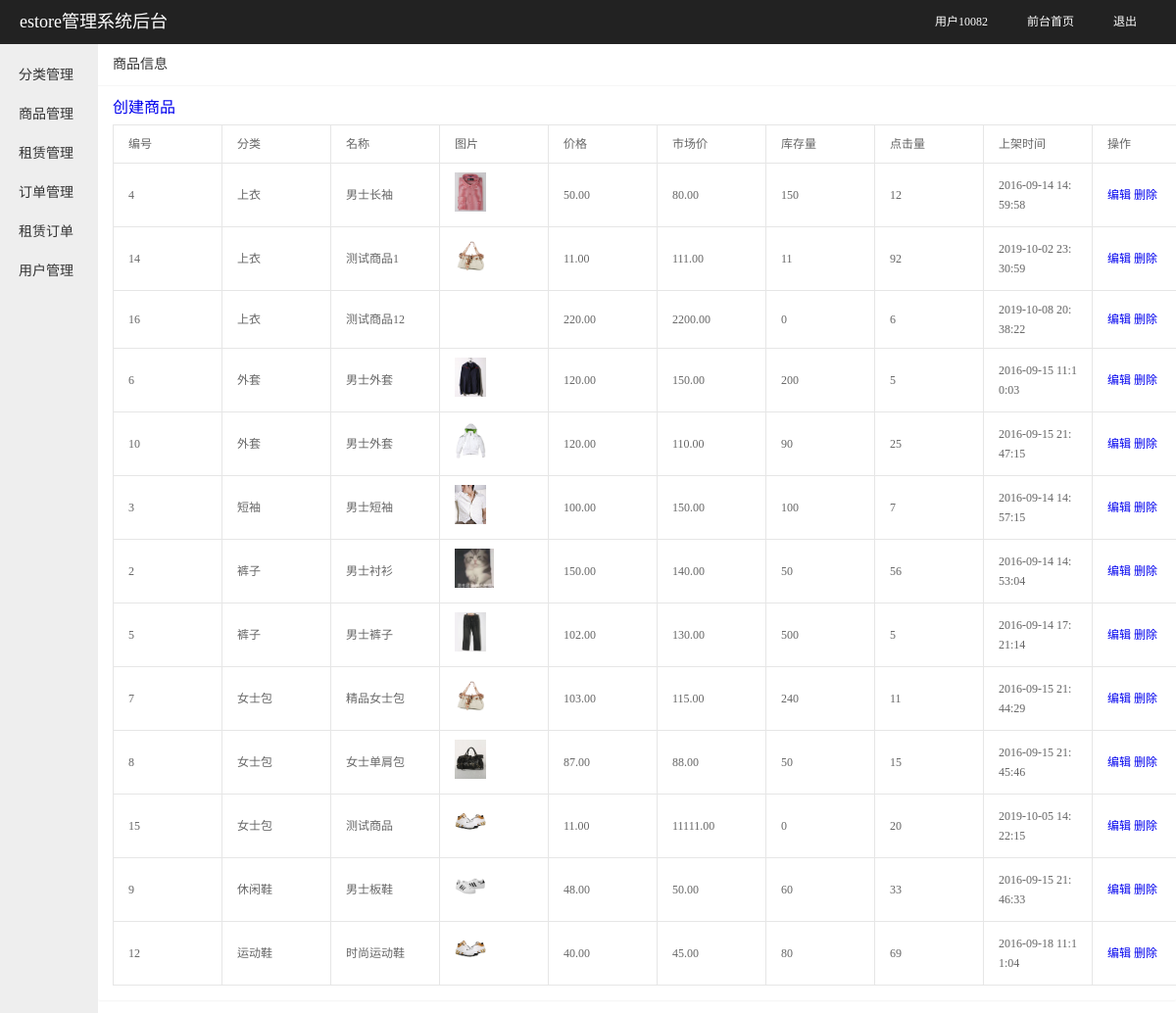
Screenshot of /admin/lists/lists.php (signed in) with the database file from the repository.
### tables this page shows
CREATE TABLE `list` (
  `list_id` int(10) unsigned NOT NULL AUTO_INCREMENT COMMENT '商品编号',
  `list_name` varchar(100) NOT NULL COMMENT '商品名字',
  `list_face` varchar(80) DEFAULT NULL COMMENT '商品图片',
  `list_myprice` float(8,2) NOT NULL COMMENT '商品价格',
  `list_onprice` float(8,2) NOT NULL COMMENT '商品市场价',
  `list_nums` int(5) DEFAULT NULL COMMENT '商品库存量',
  `list_detail` text COMMENT '商品简介',
  `list_time` datetime DEFAULT NULL COMMENT '上架时间',
  `list_seetimes` int(11) DEFAULT NULL COMMENT '商品点击量',
  `small_id` int(10) unsigned DEFAULT NULL COMMENT '小分类编号',
  PRIMARY KEY (`list_id`),
  KEY `small_id` (`small_id`),
  CONSTRAINT `list_ibfk_1` FOREIGN KEY (`small_id`) REFERENCES `smalltype` (`small_id`)
);

CREATE TABLE `smalltype` (
  `small_id` int(10) unsigned NOT NULL AUTO_INCREMENT COMMENT '小分类编号',
  `small_name` varchar(50) DEFAULT NULL COMMENT '小分类名称',
  `big_id` int(10) unsigned DEFAULT NULL COMMENT 'big分类编号',
  PRIMARY KEY (`small_id`),
  KEY `big_id` (`big_id`),
  CONSTRAINT `smalltype_ibfk_1` FOREIGN KEY (`big_id`) REFERENCES `bigtype` (`big_id`)
);

### admin/lists/lists.php (the view, shortened to what this page needs)
<?php
include '../common/admin.inc.php';
$res_obj = $mysqli->query("select list.*,s.small_name from list,smalltype s,bigtype b WHERE list.small_id=s.small_id and s.big_id=b.big_id");
if($res_obj){
    $two_arr = array();
    while ($one_arr = $res_obj->fetch_assoc()){
        $two_arr[] = $one_arr;
    }
}
?>
<!DOCTYPE html>
<html lang="en" dir="ltr">
  <head>
  </head>
  <body>
    <?php include '../common/header.php';?>
    <div class="admin_content">
      <div class="card">
        <div class="card-header">商品信息</div>
        <div class="card-body">
          <a href="/admin/lists/lists_add.php">创建商品</a>
          <table class="table">
            <thead>
              <tr>
                <th>编号</th>
                <th>分类</th>
                <th>名称</th>
                <th>图片</th>
                <th>价格</th>
                <th>市场价</th>
                <th>库存量</th>
                <th>点击量</th>
                <th>上架时间</th>
                <th>操作</th>
              </tr>
            </thead>
            <tbody>
              <?php foreach ($two_arr as $key => $one):?>
              <tr>
                <td><?php echo $one['list_id'];?></td>
                <td><?php echo $one['small_name'];?></td>
                <td><?php echo $one['list_name'];?></td>
                <td>
                  <?php if(!empty($one['list_face'])):?>
                    <img src="/<?php echo $one['list_face'];?>" style="height:40px;"/>
                  <?php endif;?>
                </td>
                <td><?php echo $one['list_myprice'];?></td>
                <td><?php echo $one['list_onprice'];?></td>
                <td><?php echo $one['list_nums'];?></td>
                <td><?php echo $one['list_seetimes'];?></td>
                <td><?php echo $one['list_time'];?></td>
                <td>
                  <a href="/admin/lists/lists_edit.php?act=edit&id=<?php echo $one['list_id'];?>">编辑</a>
                  <a href="/admin/lists/lists_del.php?act=del&id=<?php echo $one['list_id'];?>">删除</a>
                </td>
              </tr>
              <?php endforeach;?>
            </tbody>
          </table>
        </div>
      </div>
    </div>
  </body>
</html>

### admin/lists/lists.php (style rules this page uses)
.card { margin-bottom: 15px; border-radius: 2px; background-color: #fff; box-shadow: 0 1px 2px 0 rgba(0,0,0,.05); }
.card-header { position: relative; height: 42px; line-height: 42px; padding: 0 15px; border-bottom: 1px solid #f6f6f6; color: #333; border-radius: 2px 2px 0 0; font-size: 14px; }
.card-body { position: relative; padding: 10px 15px; line-height: 24px; }
.card-body .table { margin: 5px 0; }
.table { width: 100%; background-color: #fff; color: #666; }
table { border-collapse: collapse; border-spacing: 0; }
.table th { min-width: 80px; }
.table th,.table td { position: relative; padding: 9px 15px; min-height: 20px; line-height: 20px; border-width: 1px; border-style: solid; border-color: #e6e6e6; word-break: break-all; text-align: left; font-weight: 400; font-size: 12px; }

### admin/common/header.php (style rules this page uses)
blockquote, body, button, dd, div, dl, dt, form, h1, h2, h3, h4, h5, h6, input, li, ol, p, pre, td, textarea, th, ul { margin: 0; padding: 0; -webkit-tap-highlight-color: rgba(0,0,0,0); }
a { text-decoration: none; }
.admin_content { position: absolute; top: 45px; right: 0; bottom: 0px; left: 100px; overflow: hidden; z-index: 1; overflow-y: scroll; }

### rows the page displays
list: list_id "4", small.small_name "上衣", list_name "男士长袖", list_face (picture), list_myprice "50.00", list_onprice "80.00", list_nums "150", list_seetimes "12", list_time "2016-09-14 14:59:58"
list: list_id "14", small.small_name "上衣", list_name "测试商品1", list_face (picture), list_myprice "11.00", list_onprice "111.00", list_nums "11", list_seetimes "92", list_time "2019-10-02 23:30:59"
list: list_id "16", small.small_name "上衣", list_name "测试商品12", list_myprice "220.00", list_onprice "2200.00", list_nums "0", list_seetimes "6", list_time "2019-10-08 20:38:22"
list: list_id "6", small.small_name "外套", list_name "男士外套", list_face (picture), list_myprice "120.00", list_onprice "150.00", list_nums "200", list_seetimes "5", list_time "2016-09-15 11:10:03"
list: list_id "10", small.small_name "外套", list_name "男士外套", list_face (picture), list_myprice "120.00", list_onprice "110.00", list_nums "90", list_seetimes "25", list_time "2016-09-15 21:47:15"
list: list_id "3", small.small_name "短袖", list_name "男士短袖", list_face (picture), list_myprice "100.00", list_onprice "150.00", list_nums "100", list_seetimes "7", list_time "2016-09-14 14:57:15"
list: list_id "2", small.small_name "裤子", list_name "男士衬衫", list_face (picture), list_myprice "150.00", list_onprice "140.00", list_nums "50", list_seetimes "56", list_time "2016-09-14 14:53:04"
list: list_id "5", small.small_name "裤子", list_name "男士裤子", list_face (picture), list_myprice "102.00", list_onprice "130.00", list_nums "500", list_seetimes "5", list_time "2016-09-14 17:21:14"
list: list_id "7", small.small_name "女士包", list_name "精品女士包", list_face (picture), list_myprice "103.00", list_onprice "115.00", list_nums "240", list_seetimes "11", list_time "2016-09-15 21:44:29"
list: list_id "8", small.small_name "女士包", list_name "女士单肩包", list_face (picture), list_myprice "87.00", list_onprice "88.00", list_nums "50", list_seetimes "15", list_time "2016-09-15 21:45:46"
list: list_id "15", small.small_name "女士包", list_name "测试商品", list_face (picture), list_myprice "11.00", list_onprice "11111.00", list_nums "0", list_seetimes "20", list_time "2019-10-05 14:22:15"
list: list_id "9", small.small_name "休闲鞋", list_name "男士板鞋", list_face (picture), list_myprice "48.00", list_onprice "50.00", list_nums "60", list_seetimes "33", list_time "2016-09-15 21:46:33"
list: list_id "12", small.small_name "运动鞋", list_name "时尚运动鞋", list_face (picture), list_myprice "40.00", list_onprice "45.00", list_nums "80", list_seetimes "69", list_time "2016-09-18 11:11:04"

### other values shown
$admin['user_name'] "用户10082"
